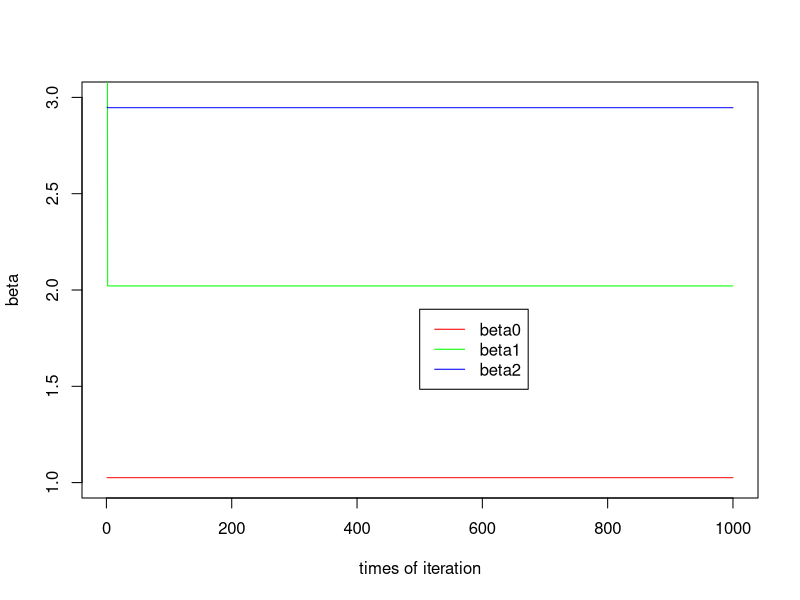
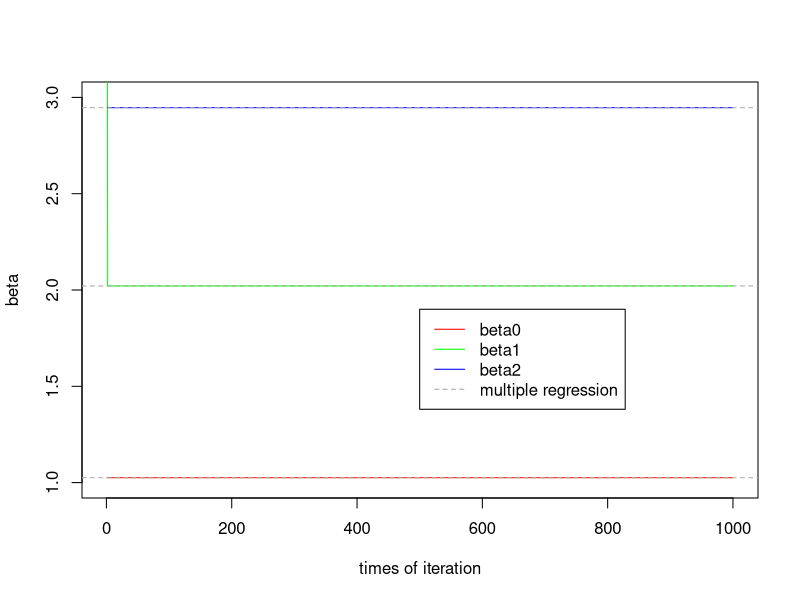

Write R code to recreate these figures, in order.
## ---- chunk 1
knitr::opts_chunk$set(echo = TRUE)
## ---- chunk 2
set.seed(1)
n = 100
X1 <- rnorm(n)
X2 <- rnorm(n)
eps <- rnorm(100,mean=0,sd=1)
beta <- c(1,2,3)
Y <- cbind(rep(1,n),X1,X2)%*%beta + eps
## ---- chunk 3
beta1 <- 5
## ---- chunk 4
a <- Y - beta1*X1
beta2 <- lm(a~X2)$coef[2]
## ---- chunk 5
a <- Y - beta2*X2
beta1 <- lm(a~X1)$coef[2]
## ---- chunk 6
iter  <- 1000
beta0 <- rep(NA_real_, iter)
beta1 <- rep(NA_real_, iter)
beta2 <- rep(NA_real_, iter)
beta1[1] <- 5

for (i in 1:iter){
  a <- Y - beta1[i]*X1
  beta2[i] <- lm(a~X2)$coef[2]
  a <- Y - beta2[i]*X2
  fit <- lm(a~X1)
  beta0[i] <- fit$coef[1]
  if(i<1000){
    beta1[i+1] <- fit$coef[2]
  }
}
plot(1:iter, beta0, type = "l", xlab = "times of iteration", ylab = "beta", col = 'red', ylim = c(1,3))
lines(1:iter, beta1, col = "green")
lines(1:iter, beta2, col = "blue")
legend(500,1.9,c("beta0","beta1","beta2"),lty = c(1,1),col=c("red","green","blue"))
## ---- chunk 7
mulfit <- lm(Y~X1+X2)
plot(1:iter, beta0, type = "l", xlab = "times of iteration", ylab = "beta", col = 'red', ylim = c(1,3))
lines(1:iter, beta1, col = "green")
lines(1:iter, beta2, col = "blue")
abline(h=mulfit$coef[1], lty=2, col = "darkgrey")
abline(h=mulfit$coef[2], lty=2, col = "darkgrey")
abline(h=mulfit$coef[3], lty=2, col = "darkgrey")
legend(500,1.9,c("beta0","beta1","beta2", "multiple regression"),lty = c(1,1,1,2),col=c("red","green","blue","darkgrey"))

